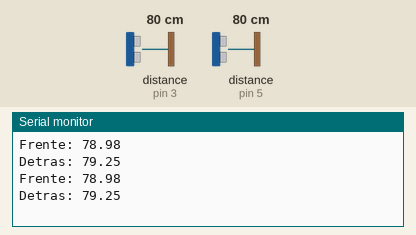
Simulated run of this sketch. Board: Arduino Uno, built with avr-gcc and run on an emulated ATmega328P. On the bench: the last lines printed to the serial monitor. Wiring (inferred from the names in the program): 2 × ultrasonic range finder: trigger pin 2, echo pin 3 / trigger pin 4, echo pin 5. Inputs (shaded band) come from the test bench; at power-on: distance to the obstacle (sensors on pin 3, pin 5) 80 cm. The echo pulse lasts 58.3 µs per cm.

Above: at 4.8 s.
4.9 s: distance to the obstacle (sensor on pin 3) set to 2 cm
At 9.2 s:
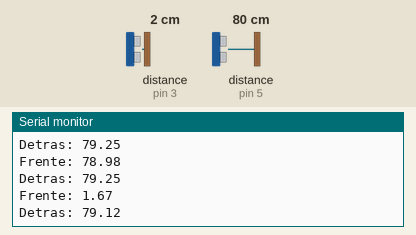
9.9 s: distance to the obstacle (sensor on pin 5) set to 2 cm
At 12.3 s:
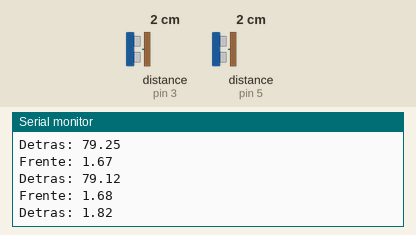
14.9 s: distance to the obstacle (sensor on pin 3) set to 4 cm
At 16.7 s:
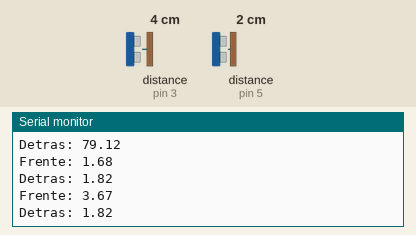
19.9 s: distance to the obstacle (sensor on pin 5) set to 4 cm
At 21.0 s:
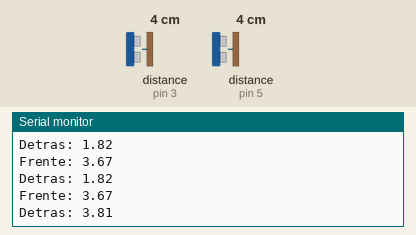
Timing chart, 0 to 22.9 s (numbered marks = the images above; inputs shaded):
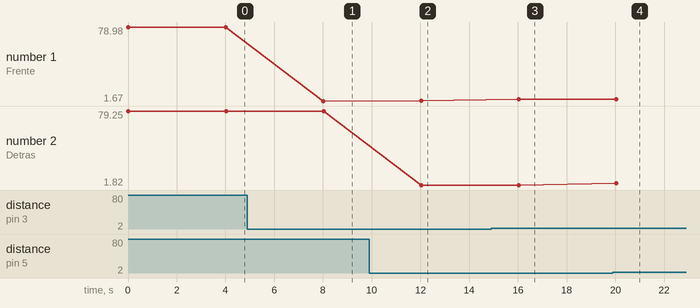

Measured:
- after the input at 4.9 s, the serial monitor: prints a new line after 3.1 s (image 1)
- after the input at 9.9 s, the serial monitor: prints a new line after 2.1 s (image 2)
- after the input at 14.9 s, the serial monitor: prints a new line after 1.1 s (image 3)
- after the input at 19.9 s, the serial monitor: prints a new line after 0.13 s (image 4)
- plotted number 1: 78.98 → 1.67 after the input at 4.9 s, 1.68 → 3.67 after the input at 14.9 s, 3.67 → 3.66 after the input at 19.9 s
- plotted number 2: 79.25 → 79.12 after the input at 4.9 s, 79.12 → 1.82 after the input at 9.9 s, 1.82 → 4 after the input at 19.9 s

The sketch:

configutaion_obstaculos.ino
```cpp
// Pines de sensor HC-SR04
const int TRIG1PIN = 2;
const int ECHO1PIN = 3;
const int TRIG2PIN = 4;
const int ECHO2PIN = 5;

void setup() {
  // Configurar data rate en baud (bits por segundo)
  Serial.begin(115200);
  // Configurar sensores de obstaculos
  pinMode(TRIG1PIN, OUTPUT);
  pinMode(ECHO1PIN, INPUT);
  pinMode(TRIG2PIN, OUTPUT);
  pinMode(ECHO2PIN, INPUT);
}

void loop() {
  Serial.println("Frente: " + String(distanciaObstaculo(1), 2));
  Serial.println("Detras: " + String(distanciaObstaculo(2), 2));
  delay(4000);
}

float distanciaObstaculo(int orientacion) {
  // Basado en la orientacion, obtener sensor que debemos utilizar
  int trigPin;
  int echoPin;

  if (orientacion == 1) {
    trigPin = TRIG1PIN;
    echoPin = ECHO1PIN;
  } else {
    trigPin = TRIG2PIN;
    echoPin = ECHO2PIN;
  }

  // Limpiar trigPin
  digitalWrite(trigPin, LOW);
  delayMicroseconds(2);
  // Enviar HIGH a trigPin durante 10 microsegundos
  digitalWrite(trigPin, HIGH);
  delayMicroseconds(10);
  digitalWrite(trigPin, LOW);
  // Leer echoPin, devuelve el tiempo que tomo la onda de sonida regresar en microsegundos
  int duration = pulseIn(echoPin, HIGH);
  // Calcular la distancia
  return duration * 0.034 / 2;
}
```
